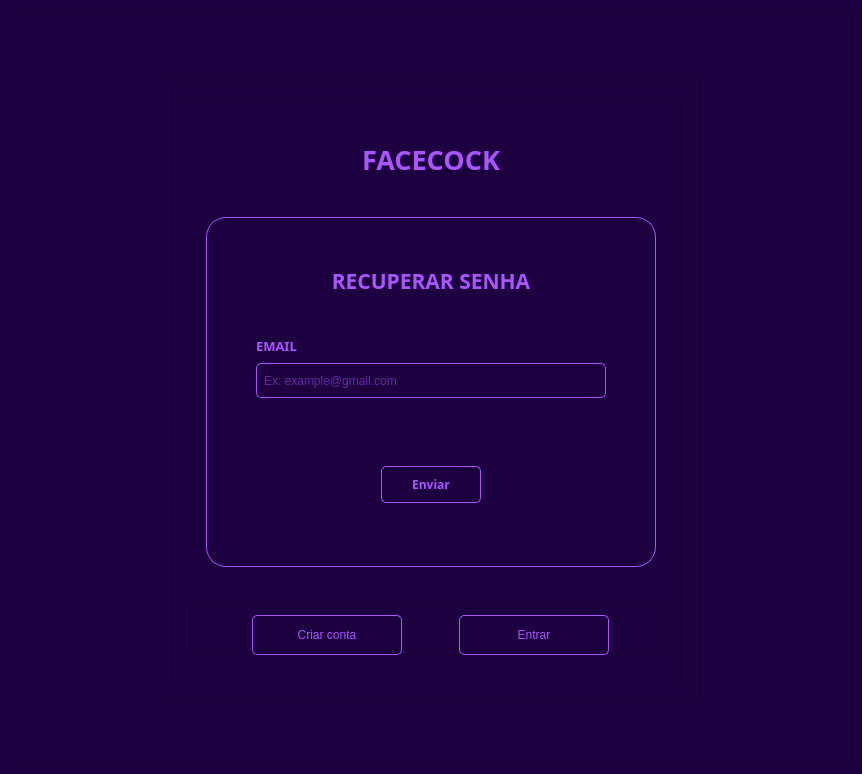
<?xml version="1.0" encoding="UTF-8"?>
<ui version="4.0">
 <class>MainWindow</class>
 <widget class="QMainWindow" name="MainWindow">
  <property name="geometry">
   <rect>
    <x>0</x>
    <y>0</y>
    <width>862</width>
    <height>774</height>
   </rect>
  </property>
  <property name="windowTitle">
   <string>MainWindow</string>
  </property>
  <property name="styleSheet">
   <string notr="true">background-color:#1c0040</string>
  </property>
  <widget class="QWidget" name="centralwidget">
   <layout class="QVBoxLayout" name="verticalLayout">
    <item>
     <widget class="QFrame" name="frame">
      <property name="frameShape">
       <enum>QFrame::StyledPanel</enum>
      </property>
      <property name="frameShadow">
       <enum>QFrame::Raised</enum>
      </property>
      <layout class="QVBoxLayout" name="verticalLayout_3">
       <item alignment="Qt::AlignHCenter|Qt::AlignVCenter">
        <widget class="QFrame" name="frame_9">
         <property name="frameShape">
          <enum>QFrame::StyledPanel</enum>
         </property>
         <property name="frameShadow">
          <enum>QFrame::Raised</enum>
         </property>
         <layout class="QVBoxLayout" name="verticalLayout_14">
          <item alignment="Qt::AlignHCenter|Qt::AlignVCenter">
           <widget class="QFrame" name="frame_17">
            <property name="maximumSize">
             <size>
              <width>16777215</width>
              <height>600</height>
             </size>
            </property>
            <property name="frameShape">
             <enum>QFrame::StyledPanel</enum>
            </property>
            <property name="frameShadow">
             <enum>QFrame::Raised</enum>
            </property>
            <layout class="QVBoxLayout" name="verticalLayout_15">
             <item alignment="Qt::AlignHCenter|Qt::AlignVCenter">
              <widget class="QFrame" name="frame_18">
               <property name="minimumSize">
                <size>
                 <width>500</width>
                 <height>600</height>
                </size>
               </property>
               <property name="maximumSize">
                <size>
                 <width>500</width>
                 <height>2500</height>
                </size>
               </property>
               <property name="frameShape">
                <enum>QFrame::StyledPanel</enum>
               </property>
               <property name="frameShadow">
                <enum>QFrame::Raised</enum>
               </property>
               <layout class="QVBoxLayout" name="verticalLayout_16">
                <item alignment="Qt::AlignHCenter">
                 <widget class="QLabel" name="label_8">
                  <property name="minimumSize">
                   <size>
                    <width>0</width>
                    <height>30</height>
                   </size>
                  </property>
                  <property name="maximumSize">
                   <size>
                    <width>200</width>
                    <height>40</height>
                   </size>
                  </property>
                  <property name="font">
                   <font>
                    <family>Montserrat SemiBold</family>
                    <pointsize>20</pointsize>
                    <weight>75</weight>
                    <bold>true</bold>
                   </font>
                  </property>
                  <property name="styleSheet">
                   <string notr="true">color: rgb(170, 85, 255)

</string>
                  </property>
                  <property name="text">
                   <string>FACECOCK</string>
                  </property>
                  <property name="alignment">
                   <set>Qt::AlignCenter</set>
                  </property>
                 </widget>
                </item>
                <item alignment="Qt::AlignHCenter">
                 <widget class="QFrame" name="frame_19">
                  <property name="minimumSize">
                   <size>
                    <width>450</width>
                    <height>350</height>
                   </size>
                  </property>
                  <property name="maximumSize">
                   <size>
                    <width>450</width>
                    <height>350</height>
                   </size>
                  </property>
                  <property name="styleSheet">
                   <string notr="true">border: 1px solid rgb(170, 85, 255) ;
	border-radius: 20px;
	padding: 0px</string>
                  </property>
                  <property name="frameShape">
                   <enum>QFrame::StyledPanel</enum>
                  </property>
                  <property name="frameShadow">
                   <enum>QFrame::Raised</enum>
                  </property>
                  <layout class="QVBoxLayout" name="verticalLayout_2">
                   <item>
                    <widget class="QFrame" name="frame_20">
                     <property name="minimumSize">
                      <size>
                       <width>0</width>
                       <height>50</height>
                      </size>
                     </property>
                     <property name="maximumSize">
                      <size>
                       <width>16777215</width>
                       <height>35</height>
                      </size>
                     </property>
                     <property name="styleSheet">
                      <string notr="true">border-radius: 0;
border: 0</string>
                     </property>
                     <property name="frameShape">
                      <enum>QFrame::StyledPanel</enum>
                     </property>
                     <property name="frameShadow">
                      <enum>QFrame::Raised</enum>
                     </property>
                     <layout class="QHBoxLayout" name="horizontalLayout_6">
                      <item>
                       <widget class="QLabel" name="label_9">
                        <property name="minimumSize">
                         <size>
                          <width>350</width>
                          <height>30</height>
                         </size>
                        </property>
                        <property name="maximumSize">
                         <size>
                          <width>350</width>
                          <height>100</height>
                         </size>
                        </property>
                        <property name="font">
                         <font>
                          <family>Montserrat SemiBold</family>
                          <pointsize>16</pointsize>
                          <weight>75</weight>
                          <bold>true</bold>
                         </font>
                        </property>
                        <property name="styleSheet">
                         <string notr="true">color: rgb(170, 85, 255)

</string>
                        </property>
                        <property name="text">
                         <string>RECUPERAR SENHA</string>
                        </property>
                        <property name="alignment">
                         <set>Qt::AlignCenter</set>
                        </property>
                       </widget>
                      </item>
                     </layout>
                    </widget>
                   </item>
                   <item alignment="Qt::AlignHCenter">
                    <widget class="QFrame" name="frame_21">
                     <property name="minimumSize">
                      <size>
                       <width>0</width>
                       <height>80</height>
                      </size>
                     </property>
                     <property name="maximumSize">
                      <size>
                       <width>16777215</width>
                       <height>80</height>
                      </size>
                     </property>
                     <property name="styleSheet">
                      <string notr="true">border: 0
</string>
                     </property>
                     <property name="frameShape">
                      <enum>QFrame::StyledPanel</enum>
                     </property>
                     <property name="frameShadow">
                      <enum>QFrame::Raised</enum>
                     </property>
                     <layout class="QVBoxLayout" name="verticalLayout_18">
                      <item alignment="Qt::AlignVCenter">
                       <widget class="QLabel" name="label_10">
                        <property name="maximumSize">
                         <size>
                          <width>400</width>
                          <height>40</height>
                         </size>
                        </property>
                        <property name="font">
                         <font>
                          <family>Montserrat SemiBold</family>
                          <pointsize>10</pointsize>
                          <weight>75</weight>
                          <bold>true</bold>
                         </font>
                        </property>
                        <property name="styleSheet">
                         <string notr="true">color: rgb(170, 85, 255)</string>
                        </property>
                        <property name="text">
                         <string>EMAIL</string>
                        </property>
                        <property name="alignment">
                         <set>Qt::AlignLeading|Qt::AlignLeft|Qt::AlignVCenter</set>
                        </property>
                       </widget>
                      </item>
                      <item alignment="Qt::AlignHCenter">
                       <widget class="QLineEdit" name="forgot_email_input">
                        <property name="minimumSize">
                         <size>
                          <width>350</width>
                          <height>35</height>
                         </size>
                        </property>
                        <property name="maximumSize">
                         <size>
                          <width>350</width>
                          <height>35</height>
                         </size>
                        </property>
                        <property name="styleSheet">
                         <string notr="true">QLineEdit {
	border-radius: 5px;
	background-color: transparent;
	border: 1px solid rgb(170, 85, 255);
	padding: 5px;
	color: rgb(170, 85, 255)
}
</string>
                        </property>
                        <property name="text">
                         <string/>
                        </property>
                        <property name="placeholderText">
                         <string>Ex: example@gmail.com</string>
                        </property>
                       </widget>
                      </item>
                     </layout>
                    </widget>
                   </item>
                   <item>
                    <widget class="QFrame" name="frame_2">
                     <property name="maximumSize">
                      <size>
                       <width>16777215</width>
                       <height>100</height>
                      </size>
                     </property>
                     <property name="styleSheet">
                      <string notr="true">border: 0;
border-radius: 0
</string>
                     </property>
                     <property name="frameShape">
                      <enum>QFrame::StyledPanel</enum>
                     </property>
                     <property name="frameShadow">
                      <enum>QFrame::Raised</enum>
                     </property>
                     <layout class="QHBoxLayout" name="horizontalLayout_2">
                      <item>
                       <widget class="QPushButton" name="forgot_button">
                        <property name="minimumSize">
                         <size>
                          <width>100</width>
                          <height>37</height>
                         </size>
                        </property>
                        <property name="maximumSize">
                         <size>
                          <width>100</width>
                          <height>37</height>
                         </size>
                        </property>
                        <property name="font">
                         <font>
                          <family>Montserrat SemiBold</family>
                          <weight>75</weight>
                          <bold>true</bold>
                         </font>
                        </property>
                        <property name="cursor">
                         <cursorShape>PointingHandCursor</cursorShape>
                        </property>
                        <property name="styleSheet">
                         <string notr="true">QPushButton {
	border-radius: 5px;
	background-color: transparent;
	border: 0.8px solid rgb(170, 85, 255);
	color: rgb(170, 85, 255)
}

QPushButton:hover {
	background-color: rgb(170, 85, 255);
	color: #1c0040
}</string>
                        </property>
                        <property name="text">
                         <string>Enviar</string>
                        </property>
                       </widget>
                      </item>
                     </layout>
                    </widget>
                   </item>
                  </layout>
                 </widget>
                </item>
                <item>
                 <widget class="QFrame" name="frame_23">
                  <property name="minimumSize">
                   <size>
                    <width>0</width>
                    <height>50</height>
                   </size>
                  </property>
                  <property name="maximumSize">
                   <size>
                    <width>16777215</width>
                    <height>50</height>
                   </size>
                  </property>
                  <property name="frameShape">
                   <enum>QFrame::StyledPanel</enum>
                  </property>
                  <property name="frameShadow">
                   <enum>QFrame::Raised</enum>
                  </property>
                  <layout class="QHBoxLayout" name="horizontalLayout">
                   <item>
                    <widget class="QPushButton" name="create_page_button">
                     <property name="minimumSize">
                      <size>
                       <width>150</width>
                       <height>40</height>
                      </size>
                     </property>
                     <property name="maximumSize">
                      <size>
                       <width>150</width>
                       <height>33</height>
                      </size>
                     </property>
                     <property name="cursor">
                      <cursorShape>PointingHandCursor</cursorShape>
                     </property>
                     <property name="styleSheet">
                      <string notr="true">QPushButton {
	border-radius: 5px;
	background-color: transparent;
	border: 0.8px solid rgb(170, 85, 255);
	color: rgb(170, 85, 255)
}

QPushButton:hover {
	background-color: rgb(170, 85, 255);
	color: #1c0040
}</string>
                     </property>
                     <property name="text">
                      <string>Criar conta</string>
                     </property>
                    </widget>
                   </item>
                   <item>
                    <widget class="QPushButton" name="login_page_button">
                     <property name="minimumSize">
                      <size>
                       <width>150</width>
                       <height>40</height>
                      </size>
                     </property>
                     <property name="maximumSize">
                      <size>
                       <width>150</width>
                       <height>33</height>
                      </size>
                     </property>
                     <property name="cursor">
                      <cursorShape>PointingHandCursor</cursorShape>
                     </property>
                     <property name="styleSheet">
                      <string notr="true">QPushButton {
	border-radius: 5px;
	background-color: transparent;
	border: 0.8px solid rgb(170, 85, 255);
	color: rgb(170, 85, 255)
}

QPushButton:hover {
	background-color: rgb(170, 85, 255);
	color: #1c0040
}</string>
                     </property>
                     <property name="text">
                      <string>Entrar</string>
                     </property>
                    </widget>
                   </item>
                  </layout>
                 </widget>
                </item>
               </layout>
              </widget>
             </item>
            </layout>
           </widget>
          </item>
         </layout>
        </widget>
       </item>
      </layout>
     </widget>
    </item>
   </layout>
  </widget>
 </widget>
 <resources/>
 <connections/>
</ui>
